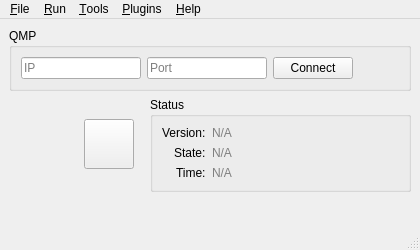
<?xml version="1.0" encoding="UTF-8"?>
<ui version="4.0">
 <class>qemu</class>
 <widget class="QMainWindow" name="qemu">
  <property name="geometry">
   <rect>
    <x>0</x>
    <y>0</y>
    <width>420</width>
    <height>250</height>
   </rect>
  </property>
  <property name="windowTitle">
   <string>QEMU</string>
  </property>
  <widget class="QWidget" name="centralwidget">
   <layout class="QVBoxLayout" name="verticalLayout">
    <item>
     <widget class="QGroupBox" name="groupBox">
      <property name="title">
       <string>QMP</string>
      </property>
      <layout class="QHBoxLayout" name="horizontalLayout_4" stretch="0,0,0,1">
       <item>
        <widget class="QLineEdit" name="le_qmp_ip">
         <property name="sizePolicy">
          <sizepolicy hsizetype="Fixed" vsizetype="Fixed">
           <horstretch>0</horstretch>
           <verstretch>0</verstretch>
          </sizepolicy>
         </property>
         <property name="minimumSize">
          <size>
           <width>120</width>
           <height>0</height>
          </size>
         </property>
         <property name="maximumSize">
          <size>
           <width>120</width>
           <height>16777215</height>
          </size>
         </property>
         <property name="placeholderText">
          <string>IP</string>
         </property>
        </widget>
       </item>
       <item>
        <widget class="QLineEdit" name="le_qmp_port">
         <property name="sizePolicy">
          <sizepolicy hsizetype="Fixed" vsizetype="Fixed">
           <horstretch>0</horstretch>
           <verstretch>0</verstretch>
          </sizepolicy>
         </property>
         <property name="minimumSize">
          <size>
           <width>120</width>
           <height>0</height>
          </size>
         </property>
         <property name="maximumSize">
          <size>
           <width>120</width>
           <height>16777215</height>
          </size>
         </property>
         <property name="placeholderText">
          <string>Port</string>
         </property>
        </widget>
       </item>
       <item>
        <widget class="QPushButton" name="btn_qmp_connect">
         <property name="text">
          <string>Connect</string>
         </property>
        </widget>
       </item>
       <item>
        <spacer name="horizontalSpacer">
         <property name="orientation">
          <enum>Qt::Horizontal</enum>
         </property>
         <property name="sizeHint" stdset="0">
          <size>
           <width>40</width>
           <height>20</height>
          </size>
         </property>
        </spacer>
       </item>
      </layout>
     </widget>
    </item>
    <item>
     <layout class="QHBoxLayout" name="horizontalLayout_3" stretch="0,1">
      <property name="spacing">
       <number>16</number>
      </property>
      <item>
       <layout class="QHBoxLayout" name="horizontalLayout_2">
        <property name="spacing">
         <number>0</number>
        </property>
        <item>
         <widget class="QLabel" name="label_logo">
          <property name="minimumSize">
           <size>
            <width>75</width>
            <height>75</height>
           </size>
          </property>
          <property name="text">
           <string/>
          </property>
         </widget>
        </item>
        <item>
         <widget class="QToolButton" name="btn_simstate">
          <property name="minimumSize">
           <size>
            <width>50</width>
            <height>50</height>
           </size>
          </property>
          <property name="text">
           <string/>
          </property>
         </widget>
        </item>
       </layout>
      </item>
      <item>
       <widget class="QGroupBox" name="groupBox_2">
        <property name="title">
         <string>Status</string>
        </property>
        <layout class="QHBoxLayout" name="horizontalLayout" stretch="0">
         <item>
          <layout class="QFormLayout" name="formLayout">
           <property name="labelAlignment">
            <set>Qt::AlignRight|Qt::AlignTrailing|Qt::AlignVCenter</set>
           </property>
           <item row="1" column="0">
            <widget class="QLabel" name="label_simstate">
             <property name="text">
              <string>State:</string>
             </property>
            </widget>
           </item>
           <item row="2" column="0">
            <widget class="QLabel" name="label_time">
             <property name="text">
              <string>Time:</string>
             </property>
            </widget>
           </item>
           <item row="1" column="1">
            <widget class="QLabel" name="out_simstate">
             <property name="text">
              <string>&lt;font color=&quot;grey&quot;&gt;N/A&lt;font&gt;</string>
             </property>
            </widget>
           </item>
           <item row="2" column="1">
            <widget class="QLabel" name="out_time">
             <property name="text">
              <string>&lt;font color=&quot;grey&quot;&gt;N/A&lt;font&gt;</string>
             </property>
            </widget>
           </item>
           <item row="0" column="0">
            <widget class="QLabel" name="label_version">
             <property name="text">
              <string>Version:</string>
             </property>
            </widget>
           </item>
           <item row="0" column="1">
            <widget class="QLabel" name="out_version">
             <property name="text">
              <string>&lt;font color=&quot;grey&quot;&gt;N/A&lt;font&gt;</string>
             </property>
            </widget>
           </item>
          </layout>
         </item>
        </layout>
       </widget>
      </item>
     </layout>
    </item>
    <item>
     <spacer name="verticalSpacer">
      <property name="orientation">
       <enum>Qt::Vertical</enum>
      </property>
      <property name="sizeHint" stdset="0">
       <size>
        <width>20</width>
        <height>40</height>
       </size>
      </property>
     </spacer>
    </item>
   </layout>
  </widget>
  <widget class="QMenuBar" name="menubar">
   <property name="geometry">
    <rect>
     <x>0</x>
     <y>0</y>
     <width>420</width>
     <height>22</height>
    </rect>
   </property>
   <widget class="QMenu" name="menu_file">
    <property name="title">
     <string>&amp;File</string>
    </property>
    <addaction name="action_file_settings"/>
    <addaction name="action_file_exit"/>
   </widget>
   <widget class="QMenu" name="menu_help">
    <property name="title">
     <string>&amp;Help</string>
    </property>
    <addaction name="action_help_about"/>
   </widget>
   <widget class="QMenu" name="menu_run">
    <property name="title">
     <string>&amp;Run</string>
    </property>
    <addaction name="action_run_play"/>
    <addaction name="action_run_stop"/>
   </widget>
   <widget class="QMenu" name="menu_tools">
    <property name="title">
     <string>&amp;Tools</string>
    </property>
    <addaction name="action_tools_memdump"/>
    <addaction name="action_tools_memtree"/>
    <addaction name="action_tools_cpuregs"/>
    <addaction name="action_tools_asm"/>
    <addaction name="action_tools_logging"/>
    <addaction name="action_tools_timing"/>
   </widget>
   <widget class="QMenu" name="menu_plugins">
    <property name="title">
     <string>&amp;Plugins</string>
    </property>
   </widget>
   <addaction name="menu_file"/>
   <addaction name="menu_run"/>
   <addaction name="menu_tools"/>
   <addaction name="menu_plugins"/>
   <addaction name="menu_help"/>
  </widget>
  <widget class="QStatusBar" name="statusbar"/>
  <action name="action_file_exit">
   <property name="text">
    <string>E&amp;xit</string>
   </property>
  </action>
  <action name="action_help_about">
   <property name="text">
    <string>&amp;About</string>
   </property>
  </action>
  <action name="action_Preferences">
   <property name="text">
    <string>&amp;Preferences</string>
   </property>
  </action>
  <action name="action_run_play">
   <property name="text">
    <string>Play</string>
   </property>
  </action>
  <action name="action_run_stop">
   <property name="text">
    <string>&amp;Stop</string>
   </property>
  </action>
  <action name="action_file_settings">
   <property name="text">
    <string>&amp;Settings</string>
   </property>
  </action>
  <action name="action_tools_memdump">
   <property name="text">
    <string>Memory Dump</string>
   </property>
  </action>
  <action name="action_tools_memtree">
   <property name="text">
    <string>Memory Tree</string>
   </property>
  </action>
  <action name="action_tools_cpuregs">
   <property name="text">
    <string>CPU Registers</string>
   </property>
  </action>
  <action name="action_tools_asm">
   <property name="text">
    <string>Assembly</string>
   </property>
  </action>
  <action name="action_tools_logging">
   <property name="text">
    <string>Logging</string>
   </property>
  </action>
  <action name="action_tools_timing">
   <property name="text">
    <string>Timing</string>
   </property>
  </action>
  <action name="action_plugin_qmp">
   <property name="text">
    <string>QMP Debug</string>
   </property>
  </action>
  <action name="actionPlugins_2">
   <property name="text">
    <string>Plugins</string>
   </property>
  </action>
 </widget>
 <resources/>
 <connections/>
</ui>
